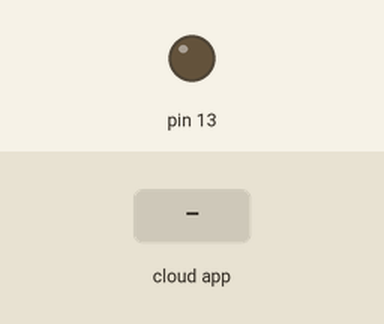
A sketch run on a simulated Arduino Uno, built with avr-gcc and run on an emulated ATmega328P. On the bench: output pins drawn as LEDs (lit = HIGH). Inputs (shaded band) come from the test bench. The ROS host is connected and sends only what is stated.

Above: at 1.2 s.
1.3 s: the phone or cloud app sets blink to 45
At 1.8 s:
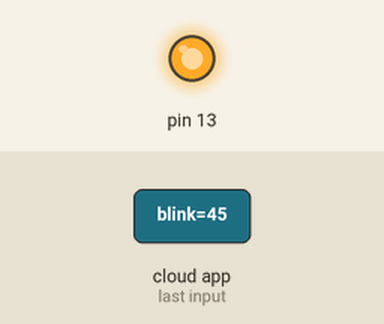
2.8 s: the phone or cloud app sets blink to 0
At 4.0 s:
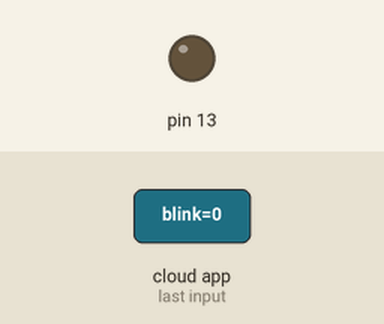
4.3 s: the phone or cloud app sets blink to 90
At 5.3 s:
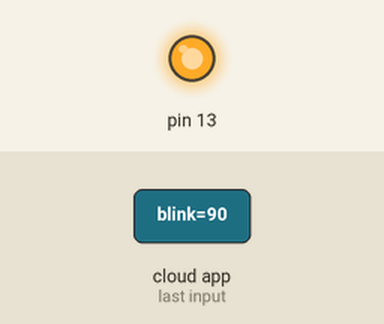
Timing chart, 0 to 7.3 s (numbered marks = the images above; inputs shaded):
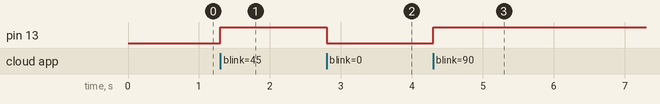

Measured:
- after the input at 1.3 s, pin 13: LOW → HIGH at once
- after the input at 2.8 s, pin 13: HIGH → LOW at once
- after the input at 4.3 s, pin 13: LOW → HIGH at once

The sketch:

blink_ros.ino
```cpp
/*
 * rosserial Subscriber Example
 * Blinks an LED on callback
 */

#include <ros.h>
#include <std_msgs/Int32.h>

ros::NodeHandle  nh;

void callback( const std_msgs::Int32& msg){
  digitalWrite(13,msg.data);   // blink the led
}

ros::Subscriber<std_msgs::Int32> sub("blink", &callback );

void setup()
{
  pinMode(13, OUTPUT);
  nh.initNode();
  nh.subscribe(sub);
}

void loop()
{
  nh.spinOnce();
  delay(1);
}
```
